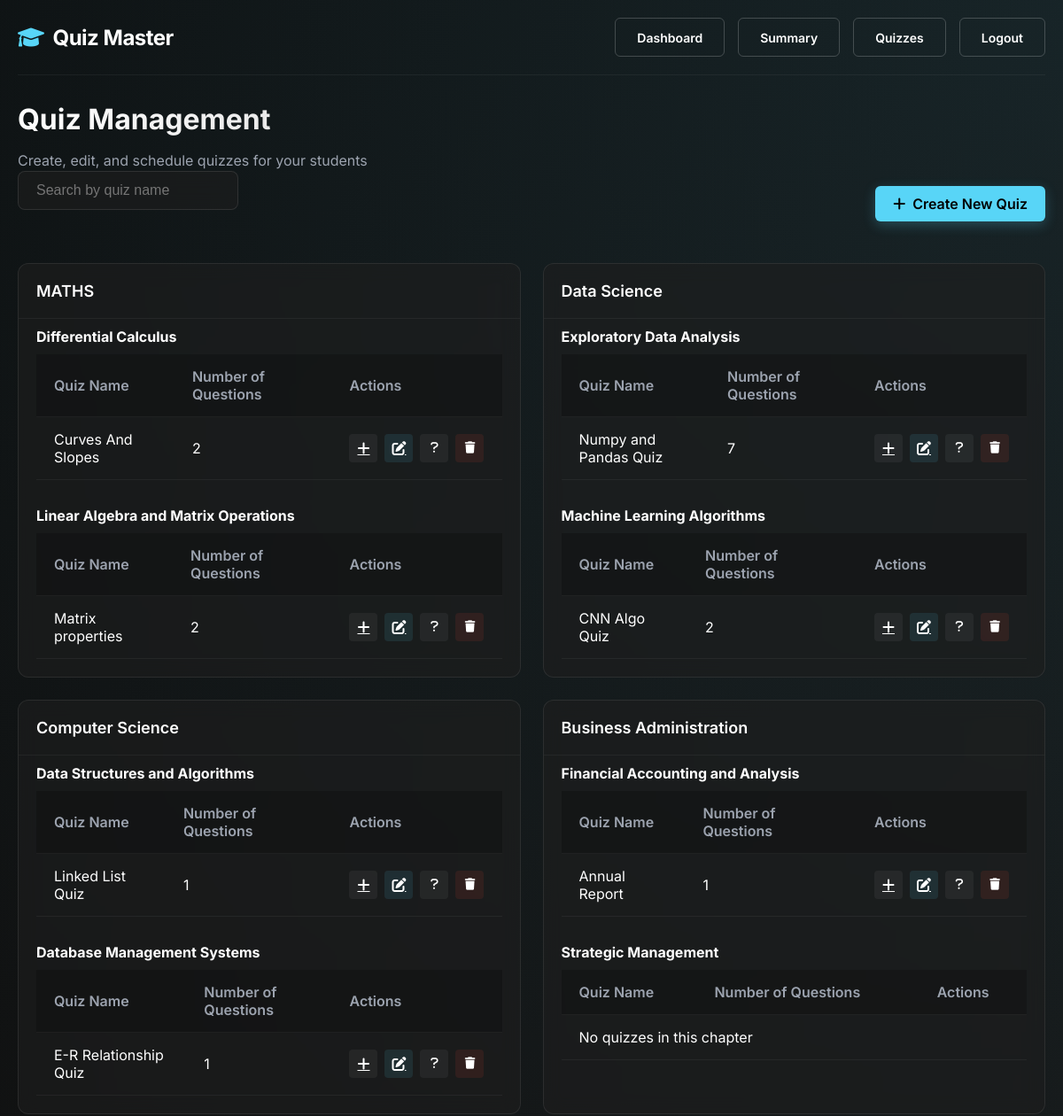
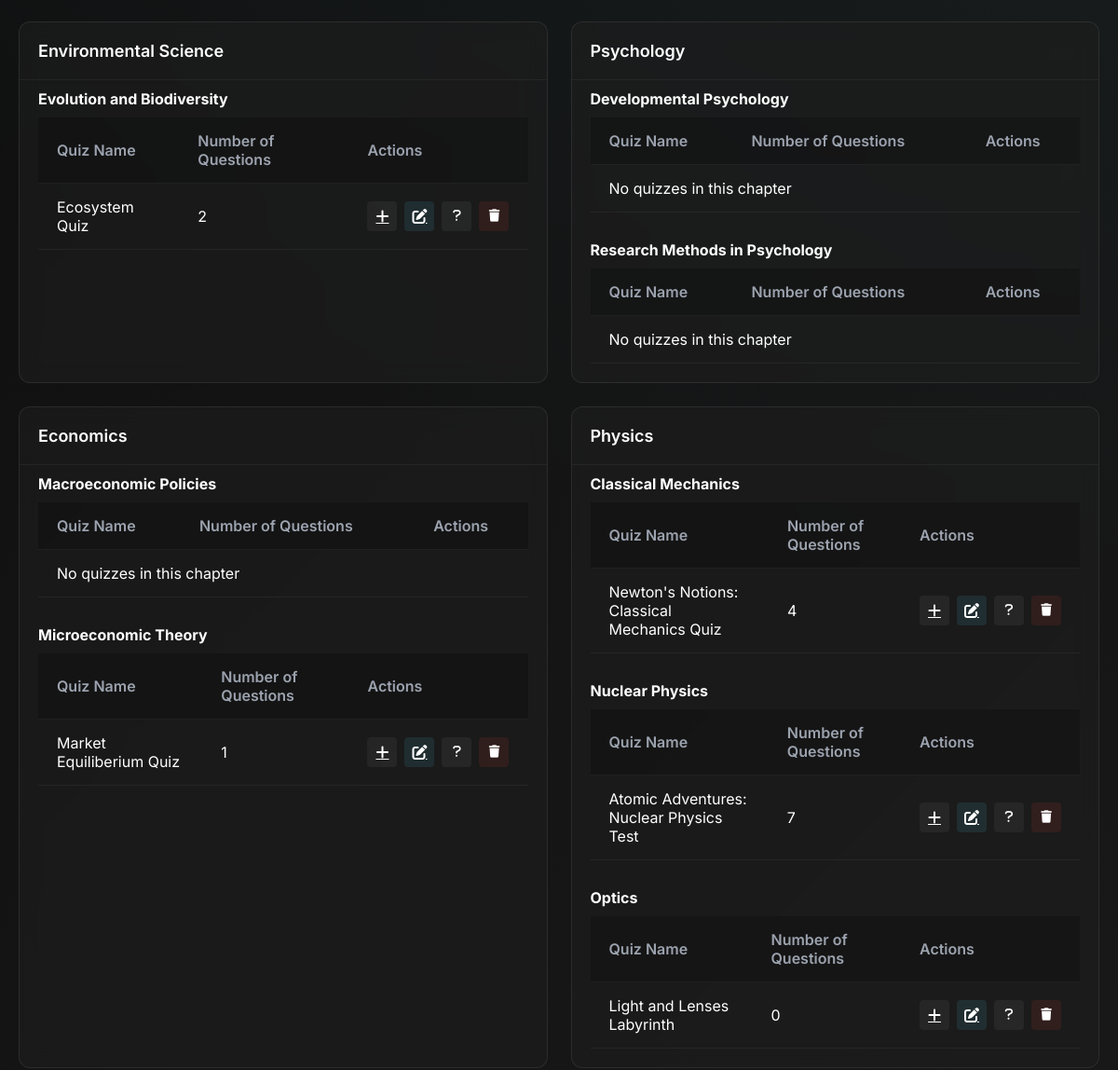
Page /admin/quiz_management (signed in, upper part) on the earlier database version (2 pictures, top to bottom).
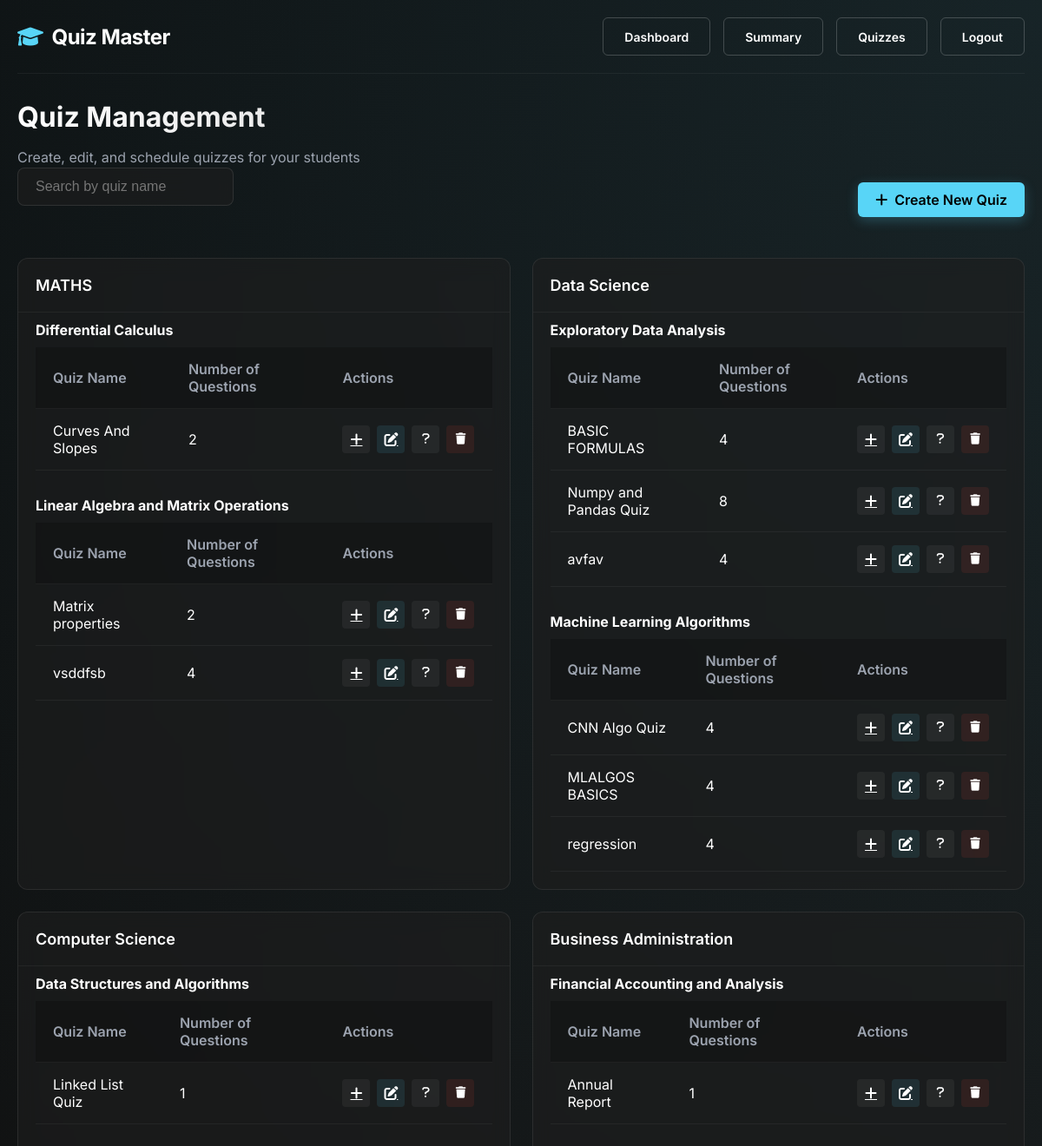
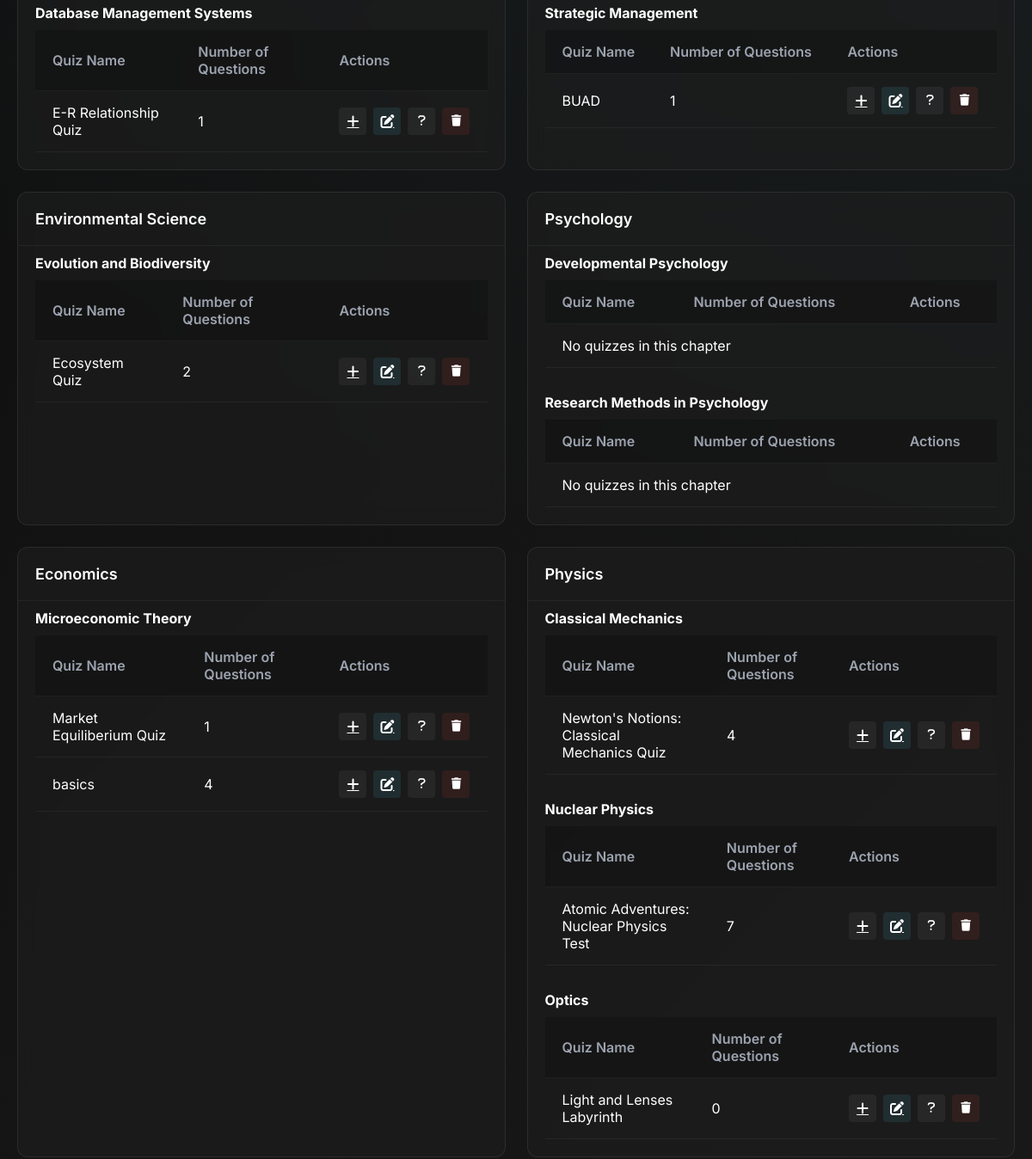
Same page on the later database version (2 pictures, top to bottom).
### models.py (models this page shows, shortened)
class Subject(db.Model):
    __tablename__ = 'subjects'
    id = db.Column(db.Integer, primary_key=True)
    name = db.Column(db.String(100), nullable=False, index=True)
    description = db.Column(db.Text)
    code = db.Column(db.String(20), unique=True)
    image_path = db.Column(db.String(200))
    is_active = db.Column(db.Boolean, default=True)
    created_at = db.Column(db.DateTime, default=datetime.utcnow)
    chapters = db.relationship('Chapter', backref='subject', cascade="all, delete-orphan", lazy=True)
    user_performances = db.relationship('UserStrength', backref='subject', lazy='dynamic')

class Chapter(db.Model):
    __tablename__ = 'chapters'
    id = db.Column(db.Integer, primary_key=True)
    name = db.Column(db.String(100), nullable=False, index=True)
    subject_id = db.Column(db.Integer, db.ForeignKey('subjects.id'), nullable=False)
    description = db.Column(db.Text)
    seq_num = db.Column(db.Integer, default=0)  # For ordering chapters
    is_active = db.Column(db.Boolean, default=True)
    created_at = db.Column(db.DateTime, default=datetime.utcnow)
    quizzes = db.relationship('Quiz', backref='chapter', cascade="all, delete-orphan", lazy=True)
    user_performances = db.relationship('UserStrength', backref='chapter', lazy='dynamic')

class Quiz(db.Model):
    __tablename__ = 'quizzes'
    id = db.Column(db.Integer, primary_key=True)
    name = db.Column(db.String(120), nullable=False, index=True)
    chapter_id = db.Column(db.Integer, db.ForeignKey('chapters.id'), nullable=False)
    description = db.Column(db.Text)
    instructions = db.Column(db.Text)
    quiz_type = db.Column(db.String(20), default="assessment")
    passing_score = db.Column(db.Float, default=0.0)  # Minimum score to pass
    allow_retake = db.Column(db.Boolean, default=True)
    max_attempts = db.Column(db.Integer, default=1)  # 0 means unlimited
    show_answers = db.Column(db.Boolean, default=True)  # Show correct answers after quiz
    randomize_questions = db.Column(db.Boolean, default=False)
    date_of_quiz = db.Column(db.Date)
    time_duration = db.Column(db.Integer)  # Duration in minutes
    start_time = db.Column(db.DateTime, index=True)
    end_time = db.Column(db.DateTime, index=True)
    is_active = db.Column(db.Boolean, default=True)
    created_at = db.Column(db.DateTime, default=datetime.utcnow)
    created_by = db.Column(db.Integer, db.ForeignKey('users.id'))
    questions = db.relationship('Question', backref='quiz', cascade="all, delete-orphan", lazy=True)
    scores = db.relationship('Score', backref='quiz', cascade="all, delete-orphan", lazy=True)
    tags = db.relationship('QuizTag', backref='quiz', cascade="all, delete-orphan", lazy=True)
    creator = db.relationship('User', foreign_keys=[created_by], backref='created_quizzes')

### routes.py (the view)
@app_routes.route("/admin/quiz_management")
def quiz_management():
    if session.get("role") != "admin":
        flash("Access denied! Admins only.", "danger")
        return redirect(url_for("app_routes.login"))
    try:
        subjects = Subject.query.options(
            joinedload(Subject.chapters)
            .joinedload(Chapter.quizzes)
            .joinedload(Quiz.questions)
        ).all()
        return render_template("quiz_management.html", subjects=subjects)
    except Exception as e:
        flash(f"Error loading quiz management: {str(e)}", "danger")
        return redirect(url_for("app_routes.admin_dashboard"))

### routes.py (called while the page is built)
@app_routes.context_processor
def inject_responsive_elements():
    is_mobile = request.user_agent.platform in ['android', 'iphone'] or \
                'mobile' in request.user_agent.string.lower()
    return {
        'is_mobile': is_mobile,
        'current_year': datetime.now().year
    }  # Fixed: Added missing closing brace

### templates/admin/quiz_management.html (shortened to what this page needs)
{% extends "base.html" %}
{% block content %}
<div class="management-header">
    <h1 class="management-title">Quiz Management</h1>
    <p class="management-subtitle">Create, edit, and schedule quizzes for your students</p>
</div>
<div class="action-container">
    <div class="search-container">
        <input id="quizSearch" class="search-box" type="search" placeholder="Search by quiz name">
    </div>
    <a href="{{ url_for('app_routes.add_quiz') }}" class="action-btn">
        <i class="fas fa-plus"></i> Create New Quiz
    </a>
</div>
{% if subjects %}
<div class="subjects-grid">
    {% for subject in subjects %}
    <div class="data-card" data-subject-name="{{ subject.name | lower }}">
        <div class="card-header">
            <h2 class="card-title">{{ subject.name }}</h2>
        </div>
        <div class="card-content">
            {% for chapter in subject.chapters %}
            <div class="chapter-section">
                <h4>{{ chapter.name }}</h4>
                <table class="quiz-table">
                    <thead>
                        <tr>
                            <th>Quiz Name</th>
                            <th>Number of Questions</th>
                            <th>Actions</th>
                        </tr>
                    </thead>
                    <tbody>
                        {% for quiz in chapter.quizzes %}
                        <tr class="quiz-row" data-quiz-name="{{ quiz.name.lower() }}">
                            <td>{{ quiz.name }}</td>
                            <td>{{ quiz.questions|length }}</td>
                            <td>
                                <div class="quiz-actions">
                                    <a href="{{ url_for('app_routes.add_question', quiz_id=quiz.id) }}" class="btn-icon" title="Add Question">
                                        <i class="fas fa-plus"></i>
                                    </a>
                                    <a href="{{ url_for('app_routes.edit_quiz', quiz_id=quiz.id) }}" class="btn-icon btn-edit" title="Edit Quiz">
                                        <i class="fas fa-edit"></i>
                                    </a>
                                    <div class="dropdown d-inline-block">
                                        <button class="btn-icon dropdown-toggle question-toggle" type="button" id="questionsDropdown{{ quiz.id }}"
                                                title="Toggle Questions (Press '?' or Click)">
                                            <i class="fas fa-question"></i>
                                        </button>
                                    </div>
                                    <form method="POST" action="{{ url_for('app_routes.delete_quiz', quiz_id=quiz.id) }}" style="display:inline;">
                                        <button type="submit" class="btn-icon btn-delete" title="Delete Quiz"
                                                onclick="return confirm('Are you sure you want to delete this quiz?');">
                                            <i class="fas fa-trash"></i>
                                        </button>
                                    </form>
                                </div>
                            </td>
                        </tr>
                        {% else %}
                        <tr>
                            <td colspan="3">No quizzes in this chapter</td>
                        </tr>
                        {% endfor %}
                    </tbody>
                </table>
            </div>
            {% else %}
            <p style="padding: 20px;">No chapters in this subject</p>
            {% endfor %}
        </div>
    </div>
    {% endfor %}
</div>
{% else %}
<div class="empty-state">
    <div class="empty-icon">📋</div>
    <p>No subjects available. Please add a subject first.</p>
</div>
{% endif %}
{% endblock %}

Differences in the rows shown:
removed Chapter: name "Macroeconomic Policies", shown under Subject "Economics"
added Quiz: name "vsddfsb", questions|length "4", shown under Chapter "Linear Algebra and Matrix Operations"
added Quiz: name "BASIC FORMULAS", questions|length "4", shown under Chapter "Exploratory Data Analysis"
computed for Quiz "Numpy and Pandas Quiz": questions|length "7" → "8"
added Quiz: name "avfav", questions|length "4", shown under Chapter "Exploratory Data Analysis"
changed Quiz "CNN Algo Quiz": questions|length "2" → "4"
added Quiz: name "MLALGOS BASICS", questions|length "4", shown under Chapter "Machine Learning Algorithms"
added Quiz: name "regression", questions|length "4", shown under Chapter "Machine Learning Algorithms"
shown differently, row unchanged: Chapter "Strategic Management": no longer shows "No quizzes in this chapter"
added Quiz: name "BUAD", questions|length "1", shown under Chapter "Strategic Management"
added Quiz: name "basics", questions|length "4", shown under Chapter "Microeconomic Theory"
